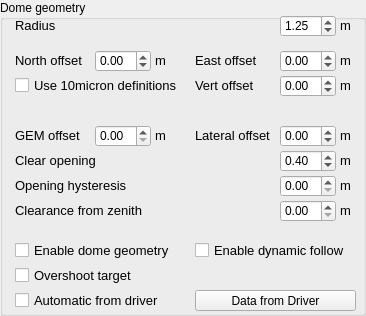
      <widget class="QGroupBox" name="GroupDomeGeometry">
       <property name="geometry">
        <rect>
         <x>10</x>
         <y>10</y>
         <width>366</width>
         <height>316</height>
        </rect>
       </property>
       <property name="title">
        <string>Dome geometry</string>
       </property>
       <property name="large" stdset="0">
        <bool>true</bool>
       </property>
       <widget class="QLabel" name="label_99">
        <property name="geometry">
         <rect>
          <x>15</x>
          <y>15</y>
          <width>121</width>
          <height>21</height>
         </rect>
        </property>
        <property name="font">
         <font>
          <family>Arial</family>
          <pointsize>10</pointsize>
          <bold>false</bold>
         </font>
        </property>
        <property name="text">
         <string>Radius</string>
        </property>
       </widget>
       <widget class="QLabel" name="label_134">
        <property name="geometry">
         <rect>
          <x>155</x>
          <y>125</y>
          <width>21</width>
          <height>21</height>
         </rect>
        </property>
        <property name="font">
         <font>
          <family>Arial</family>
          <pointsize>10</pointsize>
          <bold>false</bold>
         </font>
        </property>
        <property name="text">
         <string>m</string>
        </property>
       </widget>
       <widget class="QLabel" name="label_122">
        <property name="geometry">
         <rect>
          <x>340</x>
          <y>50</y>
          <width>21</width>
          <height>21</height>
         </rect>
        </property>
        <property name="font">
         <font>
          <family>Arial</family>
          <pointsize>10</pointsize>
          <bold>false</bold>
         </font>
        </property>
        <property name="text">
         <string>m</string>
        </property>
       </widget>
       <widget class="QLabel" name="label_108">
        <property name="geometry">
         <rect>
          <x>195</x>
          <y>50</y>
          <width>81</width>
          <height>21</height>
         </rect>
        </property>
        <property name="font">
         <font>
          <family>Arial</family>
          <pointsize>10</pointsize>
          <bold>false</bold>
         </font>
        </property>
        <property name="text">
         <string>East offset</string>
        </property>
       </widget>
       <widget class="QLabel" name="label_110">
        <property name="geometry">
         <rect>
          <x>195</x>
          <y>75</y>
          <width>81</width>
          <height>21</height>
         </rect>
        </property>
        <property name="font">
         <font>
          <family>Arial</family>
          <pointsize>10</pointsize>
          <bold>false</bold>
         </font>
        </property>
        <property name="text">
         <string>Vert offset</string>
        </property>
       </widget>
       <widget class="QLabel" name="label_116">
        <property name="geometry">
         <rect>
          <x>340</x>
          <y>15</y>
          <width>21</width>
          <height>21</height>
         </rect>
        </property>
        <property name="font">
         <font>
          <family>Arial</family>
          <pointsize>10</pointsize>
          <bold>false</bold>
         </font>
        </property>
        <property name="text">
         <string>m</string>
        </property>
       </widget>
       <widget class="QCheckBox" name="useDomeGeometry">
        <property name="geometry">
         <rect>
          <x>15</x>
          <y>240</y>
          <width>166</width>
          <height>21</height>
         </rect>
        </property>
        <property name="font">
         <font>
          <family>Arial</family>
          <pointsize>10</pointsize>
          <bold>false</bold>
         </font>
        </property>
        <property name="toolTip">
         <string>If enabled, MW4 will calculate the dome shutter displacement based on the real geometry and azimuth of dome will be different to azimuth of mount.</string>
        </property>
        <property name="layoutDirection">
         <enum>Qt::LayoutDirection::LeftToRight</enum>
        </property>
        <property name="text">
         <string>Enable dome geometry</string>
        </property>
        <property name="checked">
         <bool>false</bool>
        </property>
       </widget>
       <widget class="QLabel" name="label_118">
        <property name="geometry">
         <rect>
          <x>155</x>
          <y>50</y>
          <width>21</width>
          <height>21</height>
         </rect>
        </property>
        <property name="font">
         <font>
          <family>Arial</family>
          <pointsize>10</pointsize>
          <bold>false</bold>
         </font>
        </property>
        <property name="text">
         <string>m</string>
        </property>
       </widget>
       <widget class="QLabel" name="label_123">
        <property name="geometry">
         <rect>
          <x>340</x>
          <y>75</y>
          <width>21</width>
          <height>21</height>
         </rect>
        </property>
        <property name="font">
         <font>
          <family>Arial</family>
          <pointsize>10</pointsize>
          <bold>false</bold>
         </font>
        </property>
        <property name="text">
         <string>m</string>
        </property>
       </widget>
       <widget class="QLabel" name="label_107">
        <property name="geometry">
         <rect>
          <x>15</x>
          <y>50</y>
          <width>81</width>
          <height>21</height>
         </rect>
        </property>
        <property name="font">
         <font>
          <family>Arial</family>
          <pointsize>10</pointsize>
          <bold>false</bold>
         </font>
        </property>
        <property name="text">
         <string>North offset</string>
        </property>
       </widget>
       <widget class="QLabel" name="label_135">
        <property name="geometry">
         <rect>
          <x>15</x>
          <y>125</y>
          <width>81</width>
          <height>21</height>
         </rect>
        </property>
        <property name="font">
         <font>
          <family>Arial</family>
          <pointsize>10</pointsize>
          <bold>false</bold>
         </font>
        </property>
        <property name="text">
         <string>GEM offset</string>
        </property>
       </widget>
       <widget class="QDoubleSpinBox" name="domeRadius">
        <property name="geometry">
         <rect>
          <x>280</x>
          <y>15</y>
          <width>56</width>
          <height>22</height>
         </rect>
        </property>
        <property name="maximumSize">
         <size>
          <width>56</width>
          <height>16777215</height>
         </size>
        </property>
        <property name="minimum">
         <double>0.800000000000000</double>
        </property>
        <property name="maximum">
         <double>8.000000000000000</double>
        </property>
        <property name="singleStep">
         <double>0.100000000000000</double>
        </property>
        <property name="value">
         <double>1.250000000000000</double>
        </property>
       </widget>
       <widget class="QDoubleSpinBox" name="domeNorthOffset">
        <property name="geometry">
         <rect>
          <x>95</x>
          <y>50</y>
          <width>56</width>
          <height>22</height>
         </rect>
        </property>
        <property name="maximumSize">
         <size>
          <width>56</width>
          <height>16777215</height>
         </size>
        </property>
        <property name="toolTip">
         <string>&lt;html&gt;&lt;head/&gt;&lt;body&gt;&lt;p&gt;Defines the north offset of the mount center in relation to the dome center.&lt;/p&gt;&lt;p&gt;There are two different definitions (10micron and ASCOM) in place, please beware of that !&lt;/p&gt;&lt;p&gt;MW4 calculates the other ones only upon change and if the mount is online as it needs the latitude of the mount.&lt;/p&gt;&lt;p&gt;&lt;br/&gt;&lt;/p&gt;&lt;/body&gt;&lt;/html&gt;</string>
        </property>
        <property name="minimum">
         <double>-1.000000000000000</double>
        </property>
        <property name="maximum">
         <double>1.000000000000000</double>
        </property>
        <property name="singleStep">
         <double>0.010000000000000</double>
        </property>
       </widget>
       <widget class="QDoubleSpinBox" name="domeEastOffset">
        <property name="geometry">
         <rect>
          <x>280</x>
          <y>50</y>
          <width>56</width>
          <height>22</height>
         </rect>
        </property>
        <property name="maximumSize">
         <size>
          <width>56</width>
          <height>16777215</height>
         </size>
        </property>
        <property name="toolTip">
         <string>&lt;html&gt;&lt;head/&gt;&lt;body&gt;&lt;p&gt;Defines the east offset of the mount center in relation to the dome center.&lt;/p&gt;&lt;p&gt;There are two different definitions (10micron and ASCOM) in place, please beware of that !&lt;/p&gt;&lt;p&gt;MW4 calculates the other ones only upon change and if the mount is online as it needs the latitude of the mount.&lt;/p&gt;&lt;/body&gt;&lt;/html&gt;</string>
        </property>
        <property name="minimum">
         <double>-1.000000000000000</double>
        </property>
        <property name="maximum">
         <double>1.000000000000000</double>
        </property>
        <property name="singleStep">
         <double>0.010000000000000</double>
        </property>
       </widget>
       <widget class="QDoubleSpinBox" name="domeVerticalOffset">
        <property name="geometry">
         <rect>
          <x>280</x>
          <y>75</y>
          <width>56</width>
          <height>22</height>
         </rect>
        </property>
        <property name="maximumSize">
         <size>
          <width>56</width>
          <height>16777215</height>
         </size>
        </property>
        <property name="toolTip">
         <string>&lt;html&gt;&lt;head/&gt;&lt;body&gt;&lt;p&gt;Defines the vertical offset of the mount center in relation to the dome center.&lt;/p&gt;&lt;p&gt;There are two different definitions (10micron and ASCOM) in place, please beware of that !&lt;/p&gt;&lt;p&gt;MW4 calculates the other ones only upon change and if the mount is online as it needs the latitude of the mount.&lt;/p&gt;&lt;p&gt;&lt;br/&gt;&lt;/p&gt;&lt;/body&gt;&lt;/html&gt;</string>
        </property>
        <property name="minimum">
         <double>-0.500000000000000</double>
        </property>
        <property name="maximum">
         <double>1.000000000000000</double>
        </property>
        <property name="singleStep">
         <double>0.010000000000000</double>
        </property>
       </widget>
       <widget class="QDoubleSpinBox" name="offGEM">
        <property name="geometry">
         <rect>
          <x>95</x>
          <y>125</y>
          <width>56</width>
          <height>22</height>
         </rect>
        </property>
        <property name="maximumSize">
         <size>
          <width>56</width>
          <height>16777215</height>
         </size>
        </property>
        <property name="maximum">
         <double>1.000000000000000</double>
        </property>
        <property name="singleStep">
         <double>0.010000000000000</double>
        </property>
       </widget>
       <widget class="QPushButton" name="copyFromDomeDriver">
        <property name="geometry">
         <rect>
          <x>195</x>
          <y>290</y>
          <width>161</width>
          <height>21</height>
         </rect>
        </property>
        <property name="text">
         <string>Data from Driver</string>
        </property>
       </widget>
       <widget class="QCheckBox" name="automaticDome">
        <property name="geometry">
         <rect>
          <x>15</x>
          <y>290</y>
          <width>151</width>
          <height>21</height>
         </rect>
        </property>
        <property name="font">
         <font>
          <family>Arial</family>
          <pointsize>10</pointsize>
          <bold>false</bold>
         </font>
        </property>
        <property name="toolTip">
         <string>If enabled, MW4 will calculate the dome shutter displacement based on the real geometry and azimuth of dome will be different to azimuth of mount.</string>
        </property>
        <property name="layoutDirection">
         <enum>Qt::LayoutDirection::LeftToRight</enum>
        </property>
        <property name="text">
         <string>Automatic from driver</string>
        </property>
        <property name="checked">
         <bool>false</bool>
        </property>
       </widget>
       <widget class="QDoubleSpinBox" name="offLAT">
        <property name="geometry">
         <rect>
          <x>280</x>
          <y>125</y>
          <width>56</width>
          <height>22</height>
         </rect>
        </property>
        <property name="maximumSize">
         <size>
          <width>56</width>
          <height>16777215</height>
         </size>
        </property>
        <property name="minimum">
         <double>-2.000000000000000</double>
        </property>
        <property name="maximum">
         <double>1.000000000000000</double>
        </property>
        <property name="singleStep">
         <double>0.010000000000000</double>
        </property>
       </widget>
       <widget class="QLabel" name="label_136">
        <property name="geometry">
         <rect>
          <x>340</x>
          <y>125</y>
          <width>21</width>
          <height>21</height>
         </rect>
        </property>
        <property name="font">
         <font>
          <family>Arial</family>
          <pointsize>10</pointsize>
          <bold>false</bold>
         </font>
        </property>
        <property name="text">
         <string>m</string>
        </property>
       </widget>
       <widget class="QLabel" name="label_137">
        <property name="geometry">
         <rect>
          <x>195</x>
          <y>125</y>
          <width>81</width>
          <height>21</height>
         </rect>
        </property>
        <property name="font">
         <font>
          <family>Arial</family>
          <pointsize>10</pointsize>
          <bold>false</bold>
         </font>
        </property>
        <property name="text">
         <string>Lateral offset</string>
        </property>
       </widget>
       <widget class="QDoubleSpinBox" name="domeClearanceZenith">
        <property name="geometry">
         <rect>
          <x>280</x>
          <y>200</y>
          <width>56</width>
          <height>22</height>
         </rect>
        </property>
        <property name="maximumSize">
         <size>
          <width>56</width>
          <height>16777215</height>
         </size>
        </property>
        <property name="toolTip">
         <string>&lt;html&gt;&lt;head/&gt;&lt;body&gt;&lt;p&gt;From a top view: This is the distance from the rear end of the dome opening to the center of dome.&lt;/p&gt;&lt;/body&gt;&lt;/html&gt;</string>
        </property>
        <property name="minimum">
         <double>0.000000000000000</double>
        </property>
        <property name="maximum">
         <double>0.500000000000000</double>
        </property>
        <property name="singleStep">
         <double>0.050000000000000</double>
        </property>
       </widget>
       <widget class="QLabel" name="label_140">
        <property name="geometry">
         <rect>
          <x>340</x>
          <y>150</y>
          <width>21</width>
          <height>21</height>
         </rect>
        </property>
        <property name="font">
         <font>
          <family>Arial</family>
          <pointsize>10</pointsize>
          <bold>false</bold>
         </font>
        </property>
        <property name="text">
         <string>m</string>
        </property>
       </widget>
       <widget class="QCheckBox" name="useOvershoot">
        <property name="geometry">
         <rect>
          <x>15</x>
          <y>265</y>
          <width>166</width>
          <height>21</height>
         </rect>
        </property>
        <property name="font">
         <font>
          <family>Arial</family>
          <pointsize>10</pointsize>
          <bold>false</bold>
         </font>
        </property>
        <property name="toolTip">
         <string>&lt;html&gt;&lt;head/&gt;&lt;body&gt;&lt;p&gt;If enabled, MW4 will try to slew the dome to the maximum azimuth possible without obstructing the telescope view.&lt;/p&gt;&lt;/body&gt;&lt;/html&gt;</string>
        </property>
        <property name="layoutDirection">
         <enum>Qt::LayoutDirection::LeftToRight</enum>
        </property>
        <property name="text">
         <string>Overshoot target </string>
        </property>
        <property name="checked">
         <bool>false</bool>
        </property>
       </widget>
       <widget class="QLabel" name="label_138">
        <property name="geometry">
         <rect>
          <x>15</x>
          <y>175</y>
          <width>161</width>
          <height>21</height>
         </rect>
        </property>
        <property name="font">
         <font>
          <family>Arial</family>
          <pointsize>10</pointsize>
          <bold>false</bold>
         </font>
        </property>
        <property name="text">
         <string>Opening hysteresis</string>
        </property>
       </widget>
       <widget class="QDoubleSpinBox" name="domeClearOpening">
        <property name="geometry">
         <rect>
          <x>280</x>
          <y>150</y>
          <width>56</width>
          <height>22</height>
         </rect>
        </property>
        <property name="maximumSize">
         <size>
          <width>56</width>
          <height>16777215</height>
         </size>
        </property>
        <property name="minimum">
         <double>0.000000000000000</double>
        </property>
        <property name="maximum">
         <double>2.000000000000000</double>
        </property>
        <property name="singleStep">
         <double>0.050000000000000</double>
        </property>
        <property name="value">
         <double>0.400000000000000</double>
        </property>
       </widget>
       <widget class="QCheckBox" name="useDynamicFollowing">
        <property name="geometry">
         <rect>
          <x>195</x>
          <y>240</y>
          <width>166</width>
          <height>21</height>
         </rect>
        </property>
        <property name="font">
         <font>
          <family>Arial</family>
          <pointsize>10</pointsize>
          <bold>false</bold>
         </font>
        </property>
        <property name="toolTip">
         <string>&lt;html&gt;&lt;head/&gt;&lt;body&gt;&lt;p&gt;If enabled, MW4 will calculate the telecope view in relation to the real dome shutter opening and tries to avoid any unnecessary dome slew.&lt;/p&gt;&lt;/body&gt;&lt;/html&gt;</string>
        </property>
        <property name="layoutDirection">
         <enum>Qt::LayoutDirection::LeftToRight</enum>
        </property>
        <property name="text">
         <string>Enable dynamic follow</string>
        </property>
        <property name="checked">
         <bool>false</bool>
        </property>
       </widget>
       <widget class="QLabel" name="label_141">
        <property name="geometry">
         <rect>
          <x>15</x>
          <y>200</y>
          <width>186</width>
          <height>21</height>
         </rect>
        </property>
        <property name="font">
         <font>
          <family>Arial</family>
          <pointsize>10</pointsize>
          <bold>false</bold>
         </font>
        </property>
        <property name="text">
         <string>Clearance from zenith</string>
        </property>
       </widget>
       <widget class="QLabel" name="label_147">
        <property name="geometry">
         <rect>
          <x>340</x>
          <y>200</y>
          <width>21</width>
          <height>21</height>
         </rect>
        </property>
        <property name="font">
         <font>
          <family>Arial</family>
          <pointsize>10</pointsize>
          <bold>false</bold>
         </font>
        </property>
        <property name="text">
         <string>m</string>
        </property>
       </widget>
       <widget class="QLabel" name="label_139">
        <property name="geometry">
         <rect>
          <x>15</x>
          <y>150</y>
          <width>121</width>
          <height>21</height>
         </rect>
        </property>
        <property name="font">
         <font>
          <family>Arial</family>
          <pointsize>10</pointsize>
          <bold>false</bold>
         </font>
        </property>
        <property name="text">
         <string>Clear opening</string>
        </property>
       </widget>
       <widget class="QLabel" name="label_145">
        <property name="geometry">
         <rect>
          <x>340</x>
          <y>175</y>
          <width>21</width>
          <height>21</height>
         </rect>
        </property>
        <property name="font">
         <font>
          <family>Arial</family>
          <pointsize>10</pointsize>
          <bold>false</bold>
         </font>
        </property>
        <property name="text">
         <string>m</string>
        </property>
       </widget>
       <widget class="QDoubleSpinBox" name="domeOpeningHysteresis">
        <property name="geometry">
         <rect>
          <x>280</x>
          <y>175</y>
          <width>56</width>
          <height>22</height>
         </rect>
        </property>
        <property name="maximumSize">
         <size>
          <width>56</width>
          <height>16777215</height>
         </size>
        </property>
        <property name="toolTip">
         <string>&lt;html&gt;&lt;head/&gt;&lt;body&gt;&lt;p&gt;From a top view: This is the safety marging from the bounding box of the dome opening to the actual viewing direction of the telescope to avoid obstuction of the view.&lt;/p&gt;&lt;/body&gt;&lt;/html&gt;</string>
        </property>
        <property name="minimum">
         <double>0.000000000000000</double>
        </property>
        <property name="maximum">
         <double>0.500000000000000</double>
        </property>
        <property name="singleStep">
         <double>0.030000000000000</double>
        </property>
       </widget>
       <widget class="QCheckBox" name="use10micronDef">
        <property name="geometry">
         <rect>
          <x>15</x>
          <y>75</y>
          <width>176</width>
          <height>21</height>
         </rect>
        </property>
        <property name="font">
         <font>
          <family>Arial</family>
          <pointsize>10</pointsize>
          <bold>false</bold>
         </font>
        </property>
        <property name="toolTip">
         <string>&lt;html&gt;&lt;head/&gt;&lt;body&gt;&lt;p&gt;Defines the used definition of geometries,when entering data or takeover from driver&lt;/p&gt;&lt;p&gt;There are two different definitions (10micron and ASCOM) in place, please beware of that !&lt;/p&gt;&lt;p&gt;MW4 calculates the other ones only upon change and if the mount is online as it needs the latitude of the mount.&lt;/p&gt;&lt;p&gt;&lt;br/&gt;&lt;/p&gt;&lt;/body&gt;&lt;/html&gt;</string>
        </property>
        <property name="layoutDirection">
         <enum>Qt::LayoutDirection::LeftToRight</enum>
        </property>
        <property name="text">
         <string>Use 10micron definitions</string>
        </property>
        <property name="checked">
         <bool>false</bool>
        </property>
       </widget>
      </widget>
